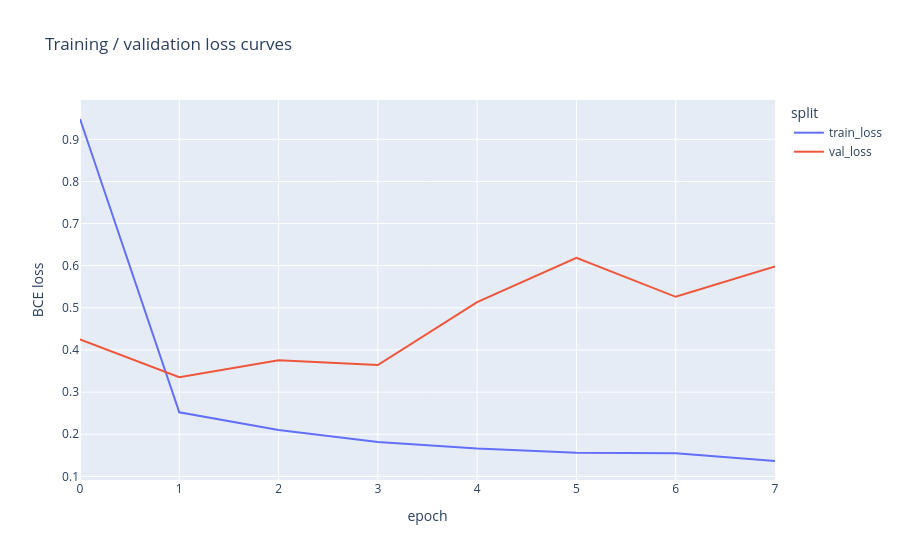
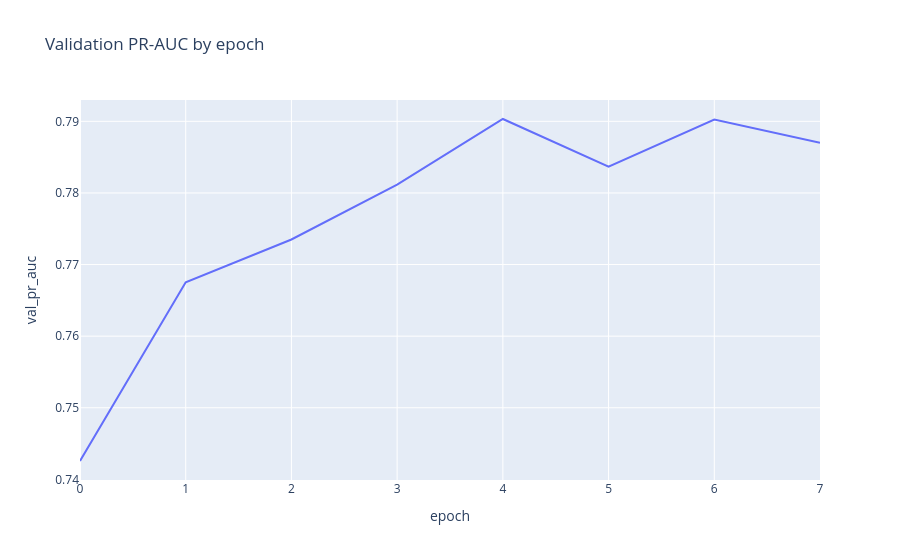

The cell these charts' notebook holds for them, in order:
### Markdown cell above
## 7. Training  (PRD Section 11)  *(timed: `05.`, with sub-timers `05a/05b/05c`)*

- **Sampling:** `SimpleNeighborLoader` (see the note at the top of this
  notebook re: `NeighborLoader`/`pyg-lib`).
- **Loss:** weighted `BCEWithLogitsLoss` (class-imbalance correction via
  `pos_weight`), equivalent to the spec'd weighted BCE + sigmoid.
- **Optimizer:** AdamW. **Scheduler:** `ReduceLROnPlateau` on validation PR-AUC.
- Validation split is the **last 15% chronologically** (not a random
  split) — appropriate for a temporal money-flow graph.

`05a`/`05b`/`05c` are cumulative *sub-totals inside* `05` (sampling vs.
forward/backward vs. validation), not separate top-level stages — see the
final timing report for how they relate to the rest of the pipeline.

### Code cell
model, history = train_model(
    model, data_train, preds_train,
    num_epochs=8, batch_size=512, num_neighbors=(15, 10),
    lr=1e-3, weight_decay=1e-4, val_frac=0.15,
)

fig = px.line(
    pd.DataFrame(history).reset_index().rename(columns={"index": "epoch"}),
    x="epoch", y=["train_loss", "val_loss"],
    title="Training / validation loss curves",
    labels={"value": "BCE loss", "variable": "split"},
)
fig.show()

fig2 = px.line(
    pd.DataFrame(history).reset_index().rename(columns={"index": "epoch"}),
    x="epoch", y="val_pr_auc", title="Validation PR-AUC by epoch",
)
fig2.show()

### Figure 1 — Plotly figure (JSON) as saved in the notebook; plotly's stock layout.template omitted (floating-point values rounded to 4 significant figures)
{"data": [{"hovertemplate": "split=train_loss<br>epoch=%{x}<br>BCE loss=%{y}<extra></extra>", "legendgroup": "train_loss", "line": {"color": "#636efa", "dash": "solid"}, "marker": {"symbol": "circle"}, "mode": "lines", "name": "train_loss", "orientation": "v", "showlegend": true, "type": "scatter", "x": [0, 1, 2, 3, 4, 5, 6, 7], "xaxis": "x", "y": [0.9483, 0.252, 0.2103, 0.1818, 0.1659, 0.1559, 0.1547, 0.1365], "yaxis": "y"}, {"hovertemplate": "split=val_loss<br>epoch=%{x}<br>BCE loss=%{y}<extra></extra>", "legendgroup": "val_loss", "line": {"color": "#EF553B", "dash": "solid"}, "marker": {"symbol": "circle"}, "mode": "lines", "name": "val_loss", "orientation": "v", "showlegend": true, "type": "scatter", "x": [0, 1, 2, 3, 4, 5, 6, 7], "xaxis": "x", "y": [0.4253, 0.3354, 0.3756, 0.3642, 0.5137, 0.6188, 0.5262, 0.5983], "yaxis": "y"}], "layout": {"legend": {"title": {"text": "split"}, "tracegroupgap": 0}, "title": {"text": "Training / validation loss curves"}, "xaxis": {"anchor": "y", "domain": [0, 1], "title": {"text": "epoch"}}, "yaxis": {"anchor": "x", "domain": [0, 1], "title": {"text": "BCE loss"}}}}

### Figure 2 — Plotly figure (JSON) as saved in the notebook; plotly's stock layout.template omitted (floating-point values rounded to 4 significant figures)
{"data": [{"hovertemplate": "epoch=%{x}<br>val_pr_auc=%{y}<extra></extra>", "legendgroup": "", "line": {"color": "#636efa", "dash": "solid"}, "marker": {"symbol": "circle"}, "mode": "lines", "name": "", "orientation": "v", "showlegend": false, "type": "scatter", "x": [0, 1, 2, 3, 4, 5, 6, 7], "xaxis": "x", "y": [0.7426, 0.7675, 0.7735, 0.7812, 0.7903, 0.7837, 0.7902, 0.787], "yaxis": "y"}], "layout": {"legend": {"tracegroupgap": 0}, "title": {"text": "Validation PR-AUC by epoch"}, "xaxis": {"anchor": "y", "domain": [0, 1], "title": {"text": "epoch"}}, "yaxis": {"anchor": "x", "domain": [0, 1], "title": {"text": "val_pr_auc"}}}}
